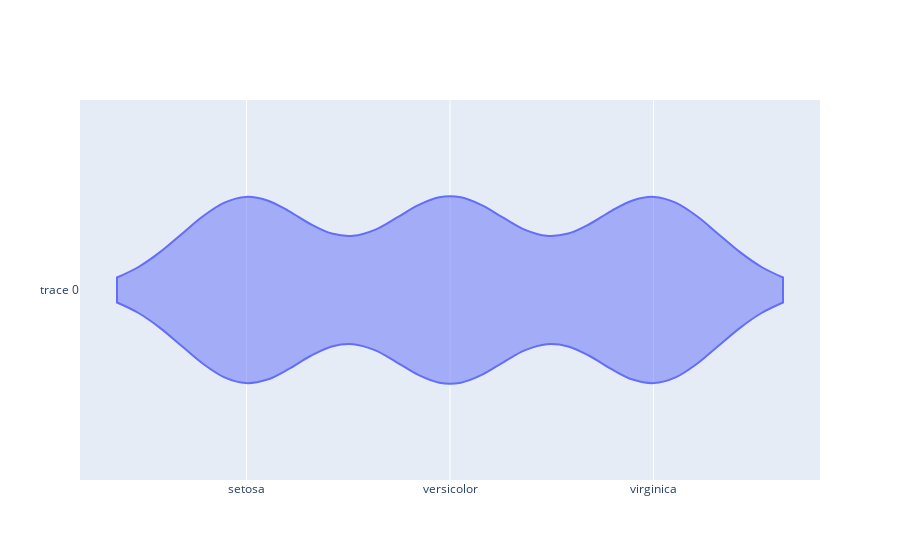

Notebook cell for this chart:
### Code cell
fig_1 = go.Figure(go.Violin(x=df['species'],))
fig_1.show()

### Figure 1 — Plotly figure (JSON) as saved in the notebook; plotly's stock layout.template omitted (floating-point values rounded to 4 significant figures; data arrays with more than 128 entries replaced by an {"elided": "..."} marker saying what was removed)
{"data": [{"type": "violin", "x": {"elided": "150 str values"}}], "layout": {}}
